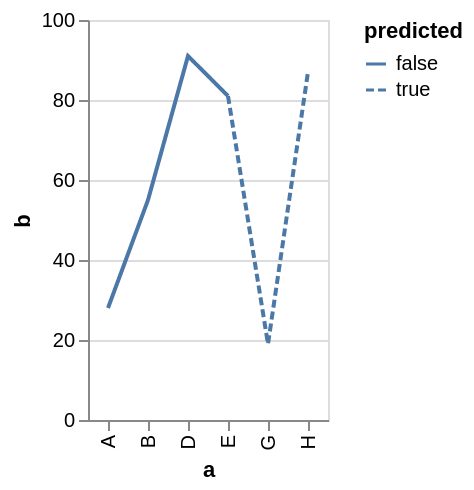

This figure's Vega-Lite source:
### Vega specification from a JSON file in a GitHub repository (floating-point values rounded to 4 significant figures)
{"$schema": "https://vega.github.io/schema/vega/v5.json", "description": "Line chart with a dashed part created by drawing multiple connecting lines. Note that the data source contains the data point at (E, 81) twice.", "background": "white", "padding": 5, "height": 200, "style": "cell", "data": [{"name": "source_0", "values": [{"a": "A", "b": 28, "predicted": false}, {"a": "B", "b": 55, "predicted": false}, {"a": "D", "b": 91, "predicted": false}, {"a": "E", "b": 81, "predicted": false}, {"a": "E", "b": 81, "predicted": true}, {"a": "G", "b": 19, "predicted": true}, {"a": "H", "b": 87, "predicted": true}]}], "signals": [{"name": "x_step", "value": 20}, {"name": "width", "update": "bandspace(domain('x').length, 1, 0.5) * x_step"}], "marks": [{"name": "pathgroup", "type": "group", "from": {"facet": {"name": "faceted_path_main", "data": "source_0", "groupby": ["predicted"]}}, "encode": {"update": {"width": {"field": {"group": "width"}}, "height": {"field": {"group": "height"}}}}, "marks": [{"name": "marks", "type": "line", "style": ["line"], "sort": {"field": "x"}, "from": {"data": "faceted_path_main"}, "encode": {"update": {"stroke": {"value": "#4c78a8"}, "strokeDash": {"scale": "strokeDash", "field": "predicted"}, "description": {"signal": "\"a: \" + (\"\" + datum[\"a\"]) + \"; b: \" + (!isValid(datum[\"b\"]) || !isFinite(+datum[\"b\"]) ? \"\" + datum[\"b\"] : format(datum[\"b\"], \"\")) + \"; predicted: \" + (\"\" + datum[\"predicted\"])"}, "x": {"scale": "x", "field": "a"}, "y": {"scale": "y", "field": "b"}, "defined": {"signal": "isValid(datum[\"b\"]) && isFinite(+datum[\"b\"])"}}}}]}], "scales": [{"name": "x", "type": "point", "domain": {"data": "source_0", "field": "a", "sort": true}, "range": {"step": {"signal": "x_step"}}, "padding": 0.5}, {"name": "y", "type": "linear", "domain": {"data": "source_0", "field": "b"}, "range": [{"signal": "height"}, 0], "nice": true, "zero": true}, {"name": "strokeDash", "type": "ordinal", "domain": {"data": "source_0", "field": "predicted", "sort": true}, "range": [[1, 0], [4, 2], [2, 1], [1, 1], [1, 2, 4, 2]]}], "axes": [{"scale": "y", "orient": "left", "gridScale": "x", "grid": true, "tickCount": {"signal": "ceil(height/40)"}, "domain": false, "labels": false, "aria": false, "maxExtent": 0, "minExtent": 0, "ticks": false, "zindex": 0}, {"scale": "x", "orient": "bottom", "grid": false, "title": "a", "labelAlign": "right", "labelAngle": 270, "labelBaseline": "middle", "zindex": 0}, {"scale": "y", "orient": "left", "grid": false, "title": "b", "labelOverlap": true, "tickCount": {"signal": "ceil(height/40)"}, "zindex": 0}], "legends": [{"strokeDash": "strokeDash", "symbolType": "stroke", "title": "predicted", "encode": {"symbols": {"update": {"stroke": {"value": "#4c78a8"}}}}}]}
